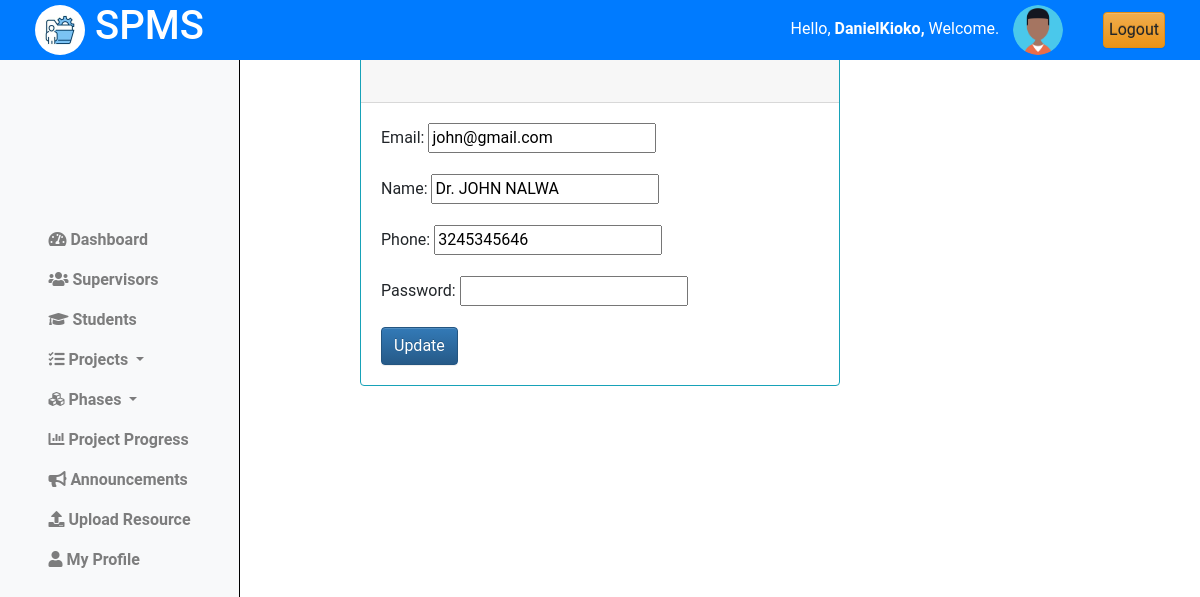
Before: /coordinator/supervisors/1/edit/ (signed in) with the older database file.
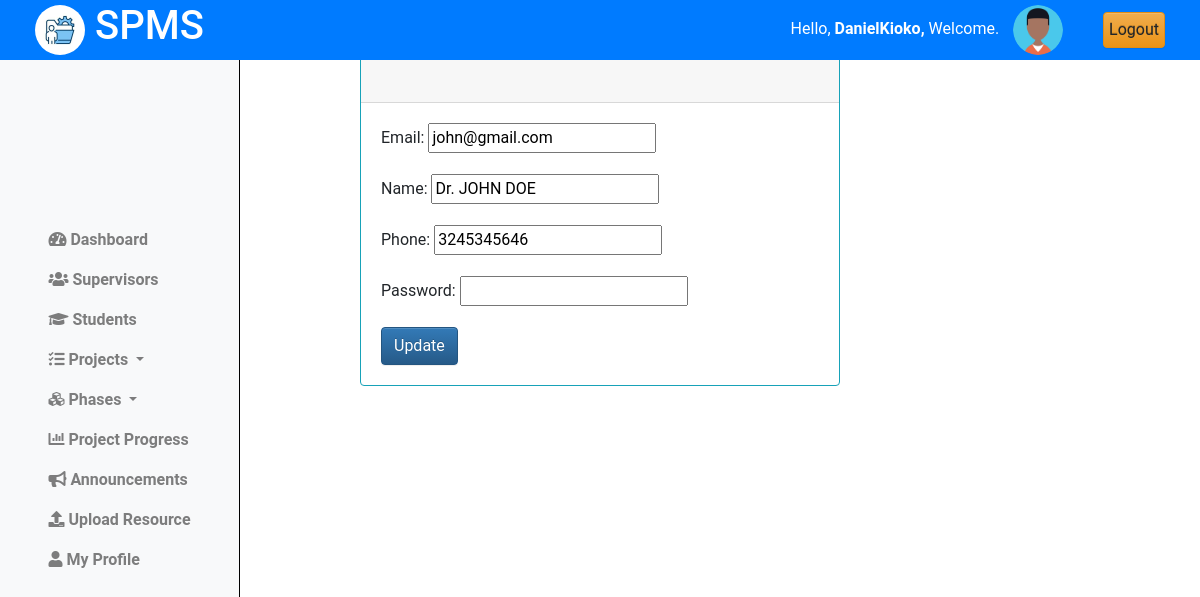
After: the same page with the newer database file.
### projectsApp/models.py (models this page shows, shortened)
class Lecturer(models.Model):
    email = models.EmailField(max_length=255, unique=True, blank=False)
    name = models.CharField(max_length=255)
    phone = models.IntegerField(null=True, blank=True)
    password = models.CharField(max_length=128, null=False, blank=False)
    user_id = models.AutoField(primary_key=True)
    last_login = models.DateTimeField(blank=True, null=True)
    USERNAME_FIELD = 'email'
    REQUIRED_FIELDS = ['name', 'phone']
    class Meta:
        db_table = "Lecturers"

### projectsApp/AccessControl.py (the view)
    @login_required
    def wrapper(request, *args, **kwargs):
        if not isinstance(request.user, Coordinator):
            return redirect('cordinator_login')
        return function(request, *args, **kwargs)

### projectsApp/AccessControl.py (called while the page is built)
def coordinator_required(function):
    @login_required
    def wrapper(request, *args, **kwargs):
        if not isinstance(request.user, Coordinator):
            return redirect('cordinator_login')
        return function(request, *args, **kwargs)
    return wrapper

### projectsApp/views.py (called while the page is built, shortened)
@coordinator_required
def edit_lecturer(request, lecturer_id):
    lecturer = get_object_or_404(Lecturer, pk=lecturer_id)
    context = {'lecturer': lecturer}
    return render(request, 'cordinator/edit_lecturer.html', context)

### projectsApp/templates/cordinator/edit_lecturer.html (shortened to what this page needs)
{% extends "base_cord.html" %}
{% load static %}
{% block content %}
{% include "column1_cord.html" %}
<div class="main-content-container container-fluid px-4 my-auto h-100">
    <div class="row no-gutters h-100">
         <div class="col-lg-5 col-md-5 auth-form mx-auto my-auto">
            <div class="card mt-4 border-info rounded">
                <div class="card-header">
                    <h4 class="auth-form__title text-center mb-4"><Strong>Create an Account</Strong></h4>
                </div>
                <div class="card-body">
                    <form action="" method="post">
                        <div class="form-group">
                            <label for="email">Email:</label>
                            <input type="email" id="email" name="email" value="{{ lecturer.email }}" required>
                        </div>
                        <div class="form-group">
                            <label for="name">Name:</label>
                            <input type="text" id="name" name="name" value="{{ lecturer.name }}" required>
                        </div>
                        <div class="form-group">
                            <label for="phone">Phone:</label>
                            <input type="text" id="phone" name="phone" value="{{ lecturer.phone }}">
                        </div>
                        <div class="form-group">
                            <label for="password">Password:</label>
                            <input type="password" id="password" name="password" required>
                        </div>
                        <button type="submit" class="btn btn-primary">Update</button>
                    </form>
                </div>
            </div>
         </div>
    </div>
</div>
{% endblock %}

Changed rows visible on the page:
changed Lecturer "john@gmail.com": name "Dr. JOHN NALWA" → "Dr. JOHN DOE"
